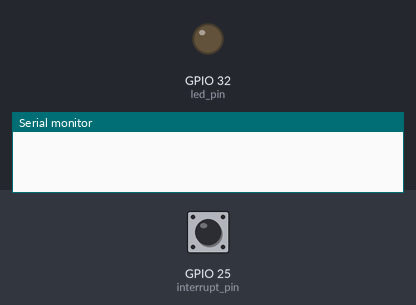
The sketch below on a simulated ESP32. Parts: output pins drawn as LEDs (lit = HIGH), the last lines printed to the serial monitor. The test bench sets the inputs (shaded band); at power-on: GPIO 25 (interrupt_pin) HIGH.

Above: at 1.2 s.
1.3 s: GPIO 25 (interrupt_pin) pulled LOW for 0.15 s
2.9 s: GPIO 25 (interrupt_pin) pulled LOW for 1 s
At 3.7 s:
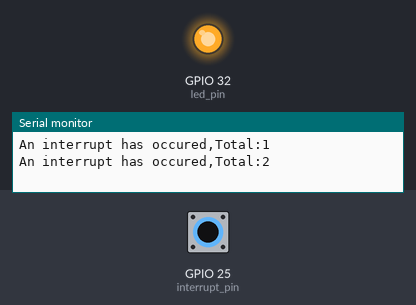
5.4 s: GPIO 25 (interrupt_pin) pulled LOW for 3.2 s
At 6.8 s:
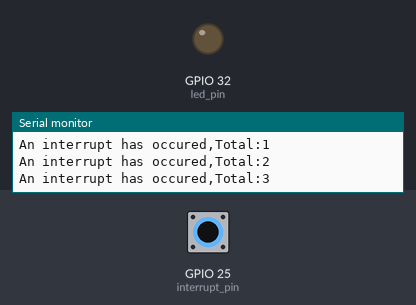
Timing chart, 0 to 8.4 s (numbered marks = the images above; inputs shaded):
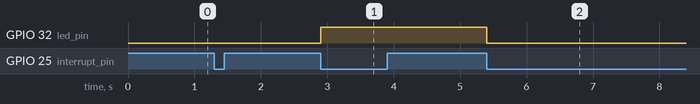

The sketch:

interrupt_2.ino
```cpp
const byte led_pin = 32;
bool led_state = false;

const byte interrupt_pin = 25;
volatile int interruptcounter = 0;
long noofinterrupts = 0;

long debouncing = 1000;
volatile long lastmicros = 0;

void IRAM_ATTR isr()
{
  if(long(micros()) - lastmicros >= debouncing * 1000)
  {
  interruptcounter++;
  lastmicros = micros();
  }
}


void setup() {
  // put your setup code here, to run once:
  Serial.begin(115200);
  pinMode(led_pin,OUTPUT);
  pinMode(interrupt_pin,INPUT_PULLUP);
  attachInterrupt(digitalPinToInterrupt(interrupt_pin),isr,FALLING);

}

void loop() {
  // put your main code here, to run repeatedly:
  if(interruptcounter > 0)
  {
    interruptcounter--;

    digitalWrite(led_pin,led_state);
    led_state = !led_state;

    noofinterrupts++;
    Serial.print("An interrupt has occured,Total:");
    Serial.println(noofinterrupts);
  }
 }
```

Measured:
- after the input at 2.9 s, GPIO 32 (led_pin): LOW → HIGH at once
- after the input at 5.4 s, GPIO 32 (led_pin): HIGH → LOW at once
